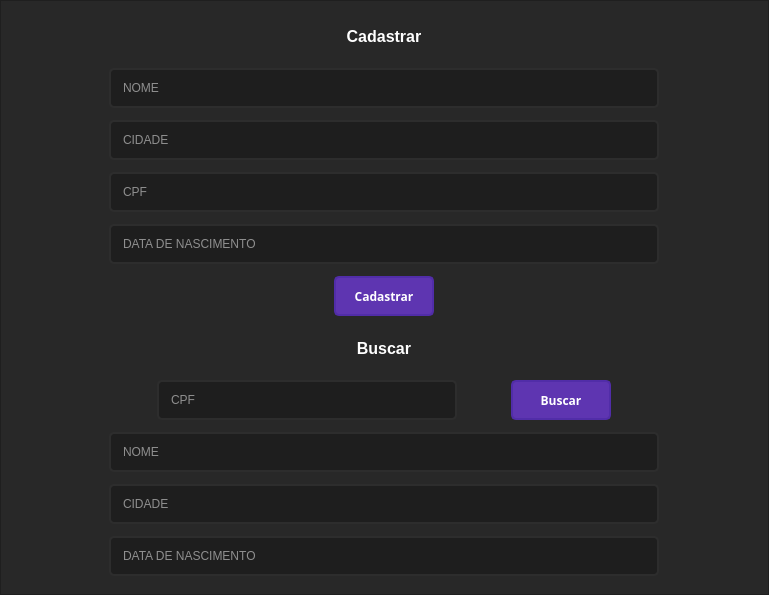
<?xml version="1.0" encoding="UTF-8"?>
<ui version="4.0">
 <class>MainWindow</class>
 <widget class="QMainWindow" name="MainWindow">
  <property name="geometry">
   <rect>
    <x>0</x>
    <y>0</y>
    <width>769</width>
    <height>595</height>
   </rect>
  </property>
  <property name="windowTitle">
   <string>MainWindow</string>
  </property>
  <property name="styleSheet">
   <string notr="true">QFrame {
	color: rgb(40, 40, 40)
}</string>
  </property>
  <widget class="QWidget" name="centralwidget">
   <layout class="QVBoxLayout" name="verticalLayout_2">
    <property name="spacing">
     <number>0</number>
    </property>
    <property name="leftMargin">
     <number>0</number>
    </property>
    <property name="topMargin">
     <number>0</number>
    </property>
    <property name="rightMargin">
     <number>0</number>
    </property>
    <property name="bottomMargin">
     <number>0</number>
    </property>
    <item>
     <widget class="QFrame" name="frame">
      <property name="styleSheet">
       <string notr="true">background-color: rgb(40, 40, 40);</string>
      </property>
      <property name="frameShape">
       <enum>QFrame::StyledPanel</enum>
      </property>
      <property name="frameShadow">
       <enum>QFrame::Raised</enum>
      </property>
      <layout class="QGridLayout" name="gridLayout">
       <item row="3" column="0">
        <widget class="QLineEdit" name="lineEditCpfIn">
         <property name="sizePolicy">
          <sizepolicy hsizetype="Fixed" vsizetype="Fixed">
           <horstretch>0</horstretch>
           <verstretch>0</verstretch>
          </sizepolicy>
         </property>
         <property name="minimumSize">
          <size>
           <width>550</width>
           <height>40</height>
          </size>
         </property>
         <property name="styleSheet">
          <string notr="true">QLineEdit {
	border: 2px solid rgb(45, 45, 45);
	border-radius: 5px;
	padding: 10px;
	background-color: rgb(30, 30, 30);
	color: rgb(255, 255, 255);
}

QLineEdit:hover {
	border: 2px solid rgb(55, 55, 55);
}

QLineEdit:focus {
	border: 2px solid rgb(94, 53, 177);
}</string>
         </property>
         <property name="maxLength">
          <number>60</number>
         </property>
         <property name="placeholderText">
          <string>CPF</string>
         </property>
        </widget>
       </item>
       <item row="4" column="0">
        <widget class="QLineEdit" name="lineEditNascimentoIn">
         <property name="sizePolicy">
          <sizepolicy hsizetype="Fixed" vsizetype="Fixed">
           <horstretch>0</horstretch>
           <verstretch>0</verstretch>
          </sizepolicy>
         </property>
         <property name="minimumSize">
          <size>
           <width>550</width>
           <height>40</height>
          </size>
         </property>
         <property name="styleSheet">
          <string notr="true">QLineEdit {
	border: 2px solid rgb(45, 45, 45);
	border-radius: 5px;
	padding: 10px;
	background-color: rgb(30, 30, 30);
	color: rgb(255, 255, 255);
}

QLineEdit:hover {
	border: 2px solid rgb(55, 55, 55);
}

QLineEdit:focus {
	border: 2px solid rgb(94, 53, 177);
}</string>
         </property>
         <property name="maxLength">
          <number>60</number>
         </property>
         <property name="placeholderText">
          <string>DATA DE NASCIMENTO</string>
         </property>
        </widget>
       </item>
       <item row="9" column="0">
        <layout class="QHBoxLayout" name="horizontalLayout">
         <item>
          <widget class="QLineEdit" name="lineEditCpfBusca">
           <property name="sizePolicy">
            <sizepolicy hsizetype="Fixed" vsizetype="Fixed">
             <horstretch>0</horstretch>
             <verstretch>0</verstretch>
            </sizepolicy>
           </property>
           <property name="minimumSize">
            <size>
             <width>300</width>
             <height>40</height>
            </size>
           </property>
           <property name="styleSheet">
            <string notr="true">QLineEdit {
	border: 2px solid rgb(45, 45, 45);
	border-radius: 5px;
	padding: 10px;
	background-color: rgb(30, 30, 30);
	color: rgb(255, 255, 255);
}

QLineEdit:hover {
	border: 2px solid rgb(55, 55, 55);
}

QLineEdit:focus {
	border: 2px solid  rgb(94, 53, 177)
}</string>
           </property>
           <property name="maxLength">
            <number>60</number>
           </property>
           <property name="placeholderText">
            <string>CPF</string>
           </property>
          </widget>
         </item>
         <item>
          <widget class="QPushButton" name="pushButtonBuscar">
           <property name="minimumSize">
            <size>
             <width>100</width>
             <height>30</height>
            </size>
           </property>
           <property name="maximumSize">
            <size>
             <width>100</width>
             <height>40</height>
            </size>
           </property>
           <property name="font">
            <font>
             <family>Unispace</family>
             <weight>75</weight>
             <bold>true</bold>
            </font>
           </property>
           <property name="styleSheet">
            <string notr="true">QPushButton {
	
	background-color: rgb(94, 53, 177);
	border: 2px solid rgb(81, 45, 168);
	border-radius: 5px;
	color: rgb(255, 255, 255);
}

QPushButton:hover {
	
	background-color: rgb(60, 60, 60);
	border: 2px solid rgb(70,70,70);
}

QPushButton:pressed {
	
	background-color: rgb(40, 40, 40);
	border: 2px solid rgb(81, 45, 168);
	color: rgb(255, 255, 255);
}</string>
           </property>
           <property name="text">
            <string>Buscar</string>
           </property>
          </widget>
         </item>
        </layout>
       </item>
       <item row="1" column="0">
        <widget class="QLineEdit" name="lineEditNomeIn">
         <property name="enabled">
          <bool>true</bool>
         </property>
         <property name="sizePolicy">
          <sizepolicy hsizetype="Fixed" vsizetype="Fixed">
           <horstretch>0</horstretch>
           <verstretch>0</verstretch>
          </sizepolicy>
         </property>
         <property name="minimumSize">
          <size>
           <width>550</width>
           <height>40</height>
          </size>
         </property>
         <property name="styleSheet">
          <string notr="true">QLineEdit {
	border: 2px solid rgb(45, 45, 45);
	border-radius: 5px;
	padding: 10px;
	background-color: rgb(30, 30, 30);
	color: rgb(255, 255, 255);
}

QLineEdit:hover {
	border: 2px solid rgb(55, 55, 55);
}

QLineEdit:focus {
	border: 2px solid rgb(94, 53, 177);
}</string>
         </property>
         <property name="maxLength">
          <number>60</number>
         </property>
         <property name="alignment">
          <set>Qt::AlignLeading|Qt::AlignLeft|Qt::AlignVCenter</set>
         </property>
         <property name="placeholderText">
          <string>NOME</string>
         </property>
        </widget>
       </item>
       <item row="15" column="0">
        <widget class="QLineEdit" name="lineEditNascimentoOut">
         <property name="enabled">
          <bool>false</bool>
         </property>
         <property name="sizePolicy">
          <sizepolicy hsizetype="Fixed" vsizetype="Fixed">
           <horstretch>0</horstretch>
           <verstretch>0</verstretch>
          </sizepolicy>
         </property>
         <property name="minimumSize">
          <size>
           <width>550</width>
           <height>40</height>
          </size>
         </property>
         <property name="cursor">
          <cursorShape>ArrowCursor</cursorShape>
         </property>
         <property name="styleSheet">
          <string notr="true">QLineEdit {
	border: 2px solid rgb(45, 45, 45);
	border-radius: 5px;
	padding: 10px;
	background-color: rgb(30, 30, 30);
	color: rgb(255, 255, 255);
}

QLineEdit:hover {
	border: 2px solid rgb(55, 55, 55);
}

QLineEdit:focus {
	border: 2px solid rgb(53, 97, 255);
}</string>
         </property>
         <property name="maxLength">
          <number>60</number>
         </property>
         <property name="placeholderText">
          <string>DATA DE NASCIMENTO</string>
         </property>
        </widget>
       </item>
       <item row="13" column="0">
        <widget class="QLineEdit" name="lineEditNomeOut">
         <property name="enabled">
          <bool>false</bool>
         </property>
         <property name="sizePolicy">
          <sizepolicy hsizetype="Fixed" vsizetype="Fixed">
           <horstretch>0</horstretch>
           <verstretch>0</verstretch>
          </sizepolicy>
         </property>
         <property name="minimumSize">
          <size>
           <width>550</width>
           <height>40</height>
          </size>
         </property>
         <property name="cursor">
          <cursorShape>ArrowCursor</cursorShape>
         </property>
         <property name="styleSheet">
          <string notr="true">QLineEdit {
	border: 2px solid rgb(45, 45, 45);
	border-radius: 5px;
	padding: 10px;
	background-color: rgb(30, 30, 30);
	color: rgb(255, 255, 255);
}

QLineEdit:hover {
	border: 2px solid rgb(55, 55, 55);
}

QLineEdit:focus {
	border: 2px solid rgb(53, 97, 255);
}</string>
         </property>
         <property name="maxLength">
          <number>60</number>
         </property>
         <property name="alignment">
          <set>Qt::AlignLeading|Qt::AlignLeft|Qt::AlignVCenter</set>
         </property>
         <property name="placeholderText">
          <string>NOME</string>
         </property>
        </widget>
       </item>
       <item row="2" column="0">
        <widget class="QLineEdit" name="lineEditCidadeIn">
         <property name="sizePolicy">
          <sizepolicy hsizetype="Fixed" vsizetype="Fixed">
           <horstretch>0</horstretch>
           <verstretch>0</verstretch>
          </sizepolicy>
         </property>
         <property name="minimumSize">
          <size>
           <width>550</width>
           <height>40</height>
          </size>
         </property>
         <property name="styleSheet">
          <string notr="true">QLineEdit {
	border: 2px solid rgb(45, 45, 45);
	border-radius: 5px;
	padding: 10px;
	background-color: rgb(30, 30, 30);
	color: rgb(255, 255, 255);
}

QLineEdit:hover {
	border: 2px solid rgb(55, 55, 55);
}

QLineEdit:focus {
	border: 2px solid rgb(94, 53, 177);
}</string>
         </property>
         <property name="maxLength">
          <number>60</number>
         </property>
         <property name="placeholderText">
          <string>CIDADE</string>
         </property>
        </widget>
       </item>
       <item row="0" column="0">
        <widget class="QLabel" name="labelCadastrar">
         <property name="enabled">
          <bool>true</bool>
         </property>
         <property name="minimumSize">
          <size>
           <width>0</width>
           <height>40</height>
          </size>
         </property>
         <property name="maximumSize">
          <size>
           <width>16777215</width>
           <height>40</height>
          </size>
         </property>
         <property name="font">
          <font>
           <pointsize>12</pointsize>
           <weight>75</weight>
           <bold>true</bold>
          </font>
         </property>
         <property name="styleSheet">
          <string notr="true">QLabel {
	color: rgb(255, 255, 255);
}</string>
         </property>
         <property name="text">
          <string>Cadastrar</string>
         </property>
         <property name="alignment">
          <set>Qt::AlignCenter</set>
         </property>
        </widget>
       </item>
       <item row="8" column="0">
        <widget class="QLabel" name="labelBuscar">
         <property name="enabled">
          <bool>true</bool>
         </property>
         <property name="minimumSize">
          <size>
           <width>0</width>
           <height>40</height>
          </size>
         </property>
         <property name="maximumSize">
          <size>
           <width>16777215</width>
           <height>40</height>
          </size>
         </property>
         <property name="font">
          <font>
           <pointsize>12</pointsize>
           <weight>75</weight>
           <bold>true</bold>
          </font>
         </property>
         <property name="styleSheet">
          <string notr="true">QLabel {
	color: rgb(255, 255, 255);
}</string>
         </property>
         <property name="text">
          <string>Buscar</string>
         </property>
         <property name="alignment">
          <set>Qt::AlignCenter</set>
         </property>
        </widget>
       </item>
       <item row="14" column="0">
        <widget class="QLineEdit" name="lineEditCidadeOut">
         <property name="enabled">
          <bool>false</bool>
         </property>
         <property name="sizePolicy">
          <sizepolicy hsizetype="Fixed" vsizetype="Fixed">
           <horstretch>0</horstretch>
           <verstretch>0</verstretch>
          </sizepolicy>
         </property>
         <property name="minimumSize">
          <size>
           <width>550</width>
           <height>40</height>
          </size>
         </property>
         <property name="cursor">
          <cursorShape>ArrowCursor</cursorShape>
         </property>
         <property name="styleSheet">
          <string notr="true">QLineEdit {
	border: 2px solid rgb(45, 45, 45);
	border-radius: 5px;
	padding: 10px;
	background-color: rgb(30, 30, 30);
	color: rgb(255, 255, 255);
}

QLineEdit:hover {
	border: 2px solid rgb(55, 55, 55);
}

QLineEdit:focus {
	border: 2px solid rgb(53, 97, 255);
}</string>
         </property>
         <property name="maxLength">
          <number>60</number>
         </property>
         <property name="placeholderText">
          <string>CIDADE</string>
         </property>
        </widget>
       </item>
       <item row="5" column="0">
        <layout class="QHBoxLayout" name="horizontalLayout_2">
         <item>
          <widget class="QPushButton" name="pushButtonCadastrar">
           <property name="minimumSize">
            <size>
             <width>100</width>
             <height>40</height>
            </size>
           </property>
           <property name="maximumSize">
            <size>
             <width>100</width>
             <height>40</height>
            </size>
           </property>
           <property name="font">
            <font>
             <family>Unispace</family>
             <weight>75</weight>
             <bold>true</bold>
            </font>
           </property>
           <property name="styleSheet">
            <string notr="true">QPushButton {
	
	background-color: rgb(94, 53, 177);
	border: 2px solid rgb(81, 45, 168);
	border-radius: 5px;
	color: rgb(255, 255, 255);
}

QPushButton:hover {
	
	background-color: rgb(60, 60, 60);
	border: 2px solid rgb(70,70,70);
}

QPushButton:pressed {
	
	background-color: rgb(40, 40, 40);
	border: 2px solid rgb(81, 45, 168);
	color: rgb(255, 255, 255);
}</string>
           </property>
           <property name="text">
            <string>Cadastrar</string>
           </property>
          </widget>
         </item>
        </layout>
       </item>
      </layout>
     </widget>
    </item>
   </layout>
  </widget>
 </widget>
 <resources/>
 <connections/>
</ui>
